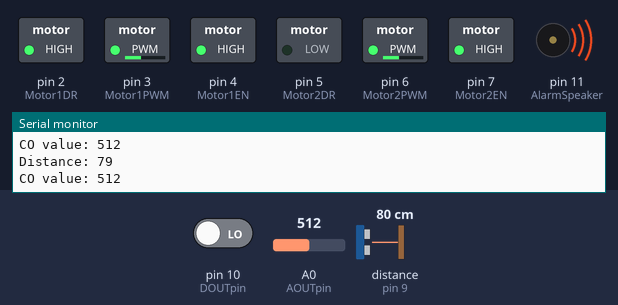
The sketch below on a simulated Arduino Uno, built with avr-gcc and run on an emulated ATmega328P. Shown: switched loads named in the sketch (green lamp = pin HIGH), buzzer (waves = sounding, pin HIGH), the last lines printed to the serial monitor. Wiring (inferred from the names in the program): ultrasonic range finder: trigger pin 8; echo pin 9. Dashed ring = blinking. Inputs (shaded band) come from the test bench; at power-on: A0 (AOUTpin) = 512, pin 10 (DOUTpin) LOW, distance to the obstacle (sensor on pin 9) 80 cm. The echo pulse lasts 58.3 µs per cm; pins used as bus, display or sensor lines are not drawn.

Above: at 7.3 s.
7.4 s: A0 (AOUTpin) set to 237
14.7 s: A0 (AOUTpin) set to 210
At 20.6 s:
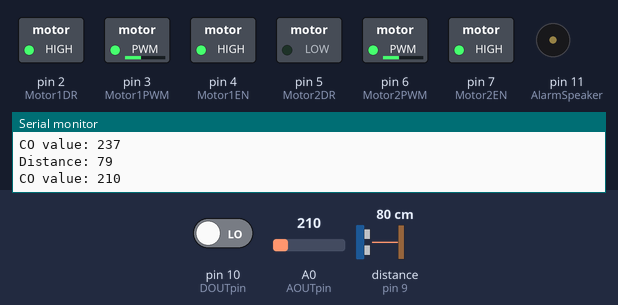
22.2 s: A0 (AOUTpin) set to 230
At 27.8 s:
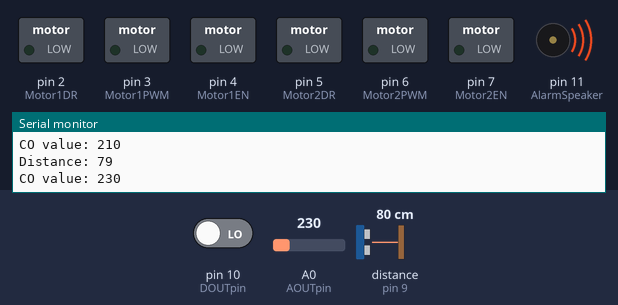
29.5 s: A0 (AOUTpin) set to 122
At 34.3 s:
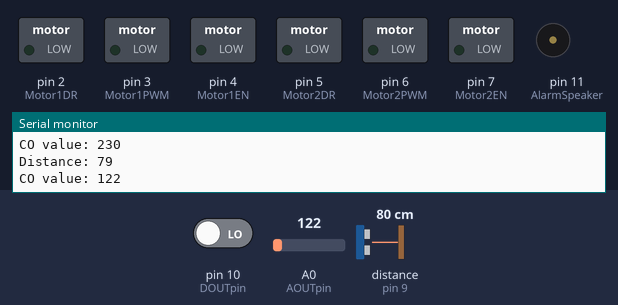
Timing chart, 0 to 37.8 s (numbered marks = the images above; inputs shaded):
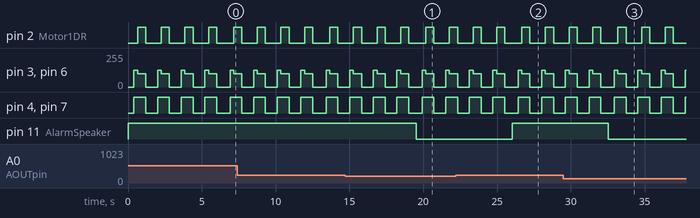

Measured:
- the behaviour switches between 220 and 219 on A0 (AOUTpin) (found by bisection; images 0 and 1)
- after the input at 14.7 s, pin 11 (AlarmSpeaker): HIGH → LOW after 4.8 s
- after the input at 22.2 s, pin 11 (AlarmSpeaker): LOW → HIGH after 3.8 s
- after the input at 29.5 s, pin 11 (AlarmSpeaker): HIGH → LOW after 3.0 s
- by itself, pin 2 (Motor1DR): alternates HIGH for 0.55 s and LOW for 1.1 s
- by itself, pin 3 (Motor1PWM), pin 6 (Motor2PWM): moves between 0/255 and 125/255, repeating every 3.3 s
- by itself, pin 4 (Motor1EN), pin 7 (Motor2EN): alternates HIGH for 0.80 s and LOW for 0.80 s

The sketch:

Bobby.ino
```cpp
/*
Name:		Bobby.ino
Created:	5/24/2019 5:47:19 PM
Author:	Fernando
*/

// Wifi Controls

// Your WiFi credentials.
// Set password to "" for open networks.
// (Not Used Yet)

// Declarations and Variables

// Pins (Sensors)
// Ultrasonic (Distance)
const int trigPin = 8; // Ultra Sonic Sensor
const int echoPin = 9; // Ultra Sonic Sensor

// Carbon Monoxide Sensor (Gas)
const int AOUTpin = 0; // Carbon Monoxide Sensor
const int DOUTpin = 10; // Carbon Monoxide Sensor

// Alarms (Speakers and Leds)
const int AlarmSpeaker = 11;// Alarm Speaker

// Pins (Motors)
// Motor 1
int Motor1DR = 2; //DR1
int Motor1PWM = 3; //PWM1
int Motor1EN = 4;  //EN1

// Motor 2
int Motor2DR = 5; //DR1
int Motor2PWM = 6; //PWM1
int Motor2EN = 7;  //EN1

// Variables
long duration; // Ultra Sonic Sensor
int distance; // Ultra Sonic Sensor
int CarbonValue; // Carbon Monoxide Sensor
int CarbonLimit; // Carbon Monoxide Sensor

void setup()

{
	Serial.begin(9600);
	pinMode(trigPin, OUTPUT); // Sets the trigPin as an Output
	pinMode(echoPin, INPUT); // Sets the echoPin as an Input
	for (int i = 1; i <= 6; i++)
	{
		pinMode(i, OUTPUT); // Send Wave Signal
	}
	pinMode(3, OUTPUT); // Recieve Wave Signal

//==============================================================================

	// Set Motor 1 as OutPut
	pinMode(Motor1DR, OUTPUT);
	pinMode(Motor1PWM, OUTPUT);
	pinMode(Motor1EN, OUTPUT);
	// Set Motor 2 as OutPut
	pinMode(Motor2DR, OUTPUT);
	pinMode(Motor2PWM, OUTPUT);
	pinMode(Motor2EN, OUTPUT);

	//==============================================================================

	pinMode(DOUTpin, INPUT); //sets the pin as an input to the arduino
	pinMode(AlarmSpeaker, OUTPUT);//sets the pin as an output for the alarm speaker

//==============================================================================
}


void loop()
{

	ObstacleCheck(); // Start Watching Obstacles
	CarbonSensor(); // Start Detecting For High Carbon Traces
	Roaming(); // Start Roaming
}
```

CarbonSensor.ino
```cpp
void CarbonSensor()
// Check For Excess Carbon Monoxide Gases
{
	CarbonValue = analogRead(AOUTpin);//reads the analaog value from the CO sensor's AOUT pin
	CarbonLimit = digitalRead(DOUTpin);//reads the digital value from the CO sensor's DOUT pin
	Serial.print("CO value: ");
	Serial.println(CarbonValue);//prints the CO value
	//Serial.print("Limit: ");
	//Serial.print(CarbonLimit);//prints the limit reached as either LOW or HIGH (above or underneath

	{
		if (CarbonValue >= 220)
		{
			digitalWrite(AlarmSpeaker, HIGH);//if limit has been reached
		}
		else
		{
			digitalWrite(AlarmSpeaker, LOW);//if threshold not reached
		}

	}
	delay(100);
}
```

HarwareCheck.ino
```cpp
void HardwareCheck() // (Needs Revision)
// Hardware Error Logic
{
	if (distance = 0) // Check For Errors
	{
		//Stop(); // Stop
		digitalWrite(AlarmSpeaker, HIGH); //Alarm Sound
		delay(5500);
		digitalWrite(AlarmSpeaker, LOW); //Alarm Sound
		delay(5500);
	}

	if (CarbonValue >= 0) // Check For Errors
	{
		digitalWrite(AlarmSpeaker, HIGH); //Alarm Sound
		delay(9500);
		digitalWrite(AlarmSpeaker, LOW); //Alarm Sound
		delay(9500);
	}

}
```

Movements.ino
```cpp
// Movements
void Forward()
{
	digitalWrite(Motor1DR, HIGH); // Motor1
	digitalWrite(Motor1EN, HIGH); // Motor1
	analogWrite(Motor1PWM, 125); // Motor1

	digitalWrite(Motor2DR, HIGH); // Motor2
	digitalWrite(Motor2EN, HIGH); // Motor2
	analogWrite(Motor2PWM, 125); // Motor2
}

void Stop()
{
	digitalWrite(Motor1DR, LOW); // Motor1
	digitalWrite(Motor1EN, LOW); // Motor1
	analogWrite(Motor1PWM, 0); // Motor1

	digitalWrite(Motor2DR, LOW); // Motor2
	digitalWrite(Motor2EN, LOW); // Motor2
	analogWrite(Motor2PWM, 0); // Motor2
}

void Reverse()
{
	digitalWrite(Motor1DR, LOW); // Motor1
	digitalWrite(Motor1EN, HIGH); // Motor1
	analogWrite(Motor1PWM, 125); // Motor1

	digitalWrite(Motor2DR, LOW); // Motor2
	digitalWrite(Motor2EN, HIGH); // Motor2
	analogWrite(Motor2PWM, 125); // Motor2
}

void Left()
{
	digitalWrite(Motor1DR, LOW); // Motor1
	digitalWrite(Motor1EN, HIGH); // Motor1
	analogWrite(Motor1PWM, 100); // Motor1

	digitalWrite(Motor2DR, HIGH); // Motor2
	digitalWrite(Motor2EN, HIGH); // Motor2
	analogWrite(Motor2PWM, 100); // Motor2
}

void Right()
{
	digitalWrite(Motor1DR, HIGH); // Motor1
	digitalWrite(Motor1EN, HIGH); // Motor1
	analogWrite(Motor1PWM, 100); // Motor1

	digitalWrite(Motor2DR, LOW); // Motor2
	digitalWrite(Motor2EN, HIGH); // Motor2
	analogWrite(Motor2PWM, 100); // Motor2
}
```

ObstacleEyes.ino
```cpp
void ObstacleCheck()
// Check For On Coming Obstacles
{
	// Clear trigPin
	digitalWrite(trigPin, LOW);
	delayMicroseconds(2);

	// Set trigPin on HIGH state for 10 micro seconds
	digitalWrite(trigPin, HIGH);
	delayMicroseconds(10);
	digitalWrite(trigPin, LOW);

	// Read echoPin, returns the sound wave travel time in microseconds
	duration = pulseIn(echoPin, HIGH);

	// Calculating the distance
	distance = duration * 0.034 / 2;

	// Prints the distance on the Serial Monitor
	Serial.print("Distance: ");
	Serial.println(distance);

}
```

Roam.ino
```cpp
void Roaming()
// Roaming Logic
{

if (distance <= 30) // Avoid On Coming Obstacles
{
	Stop();
	delay(300);
	Reverse();
	delay(250);
	Right();
	delay(550);
	Stop();
	delay(500);
}

// Too Close To See Values (2243-2246)

if (distance = 2246)
{
	Stop();
	delay(300);
	Reverse();
	delay(250);
	Right();
	delay(550);
	Stop();
	delay(500);
}

if (distance = 2245)
{
	Stop();
	delay(300);
	Reverse();
	delay(250);
	Right();
	delay(550);
	Stop();
	delay(500);
}

if (distance = 2244)
{
	Stop();
	delay(300);
	Reverse();
	delay(250);
	Right();
	delay(550);
	Stop();
	delay(500);
}

if (distance = 2243)
{
	Stop();
	delay(300);
	Reverse();
	delay(250);
	Right();
	delay(550);
	Stop();
	delay(500);
}

else
{
	Forward(); // Move Forward
}

}
```
